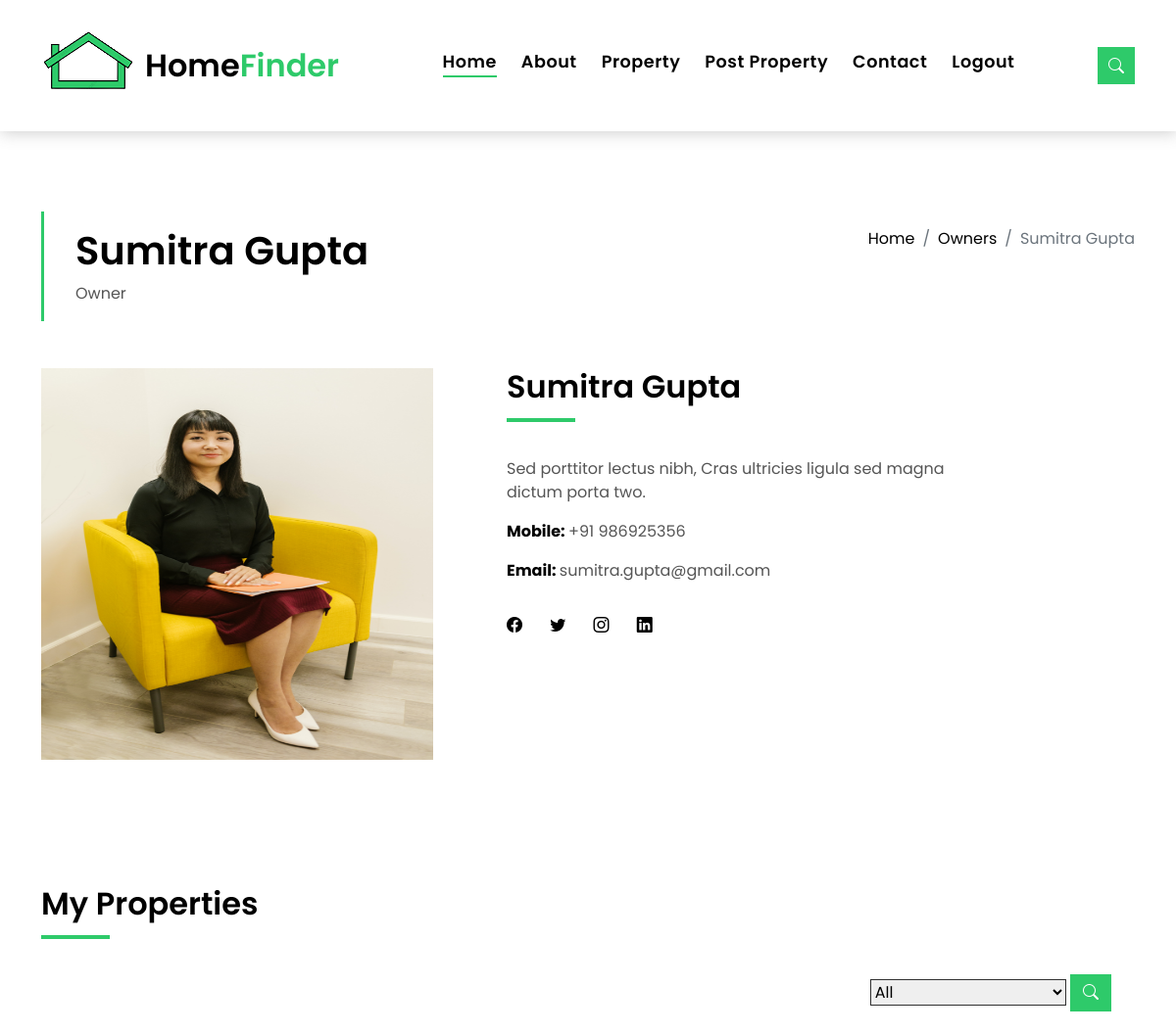
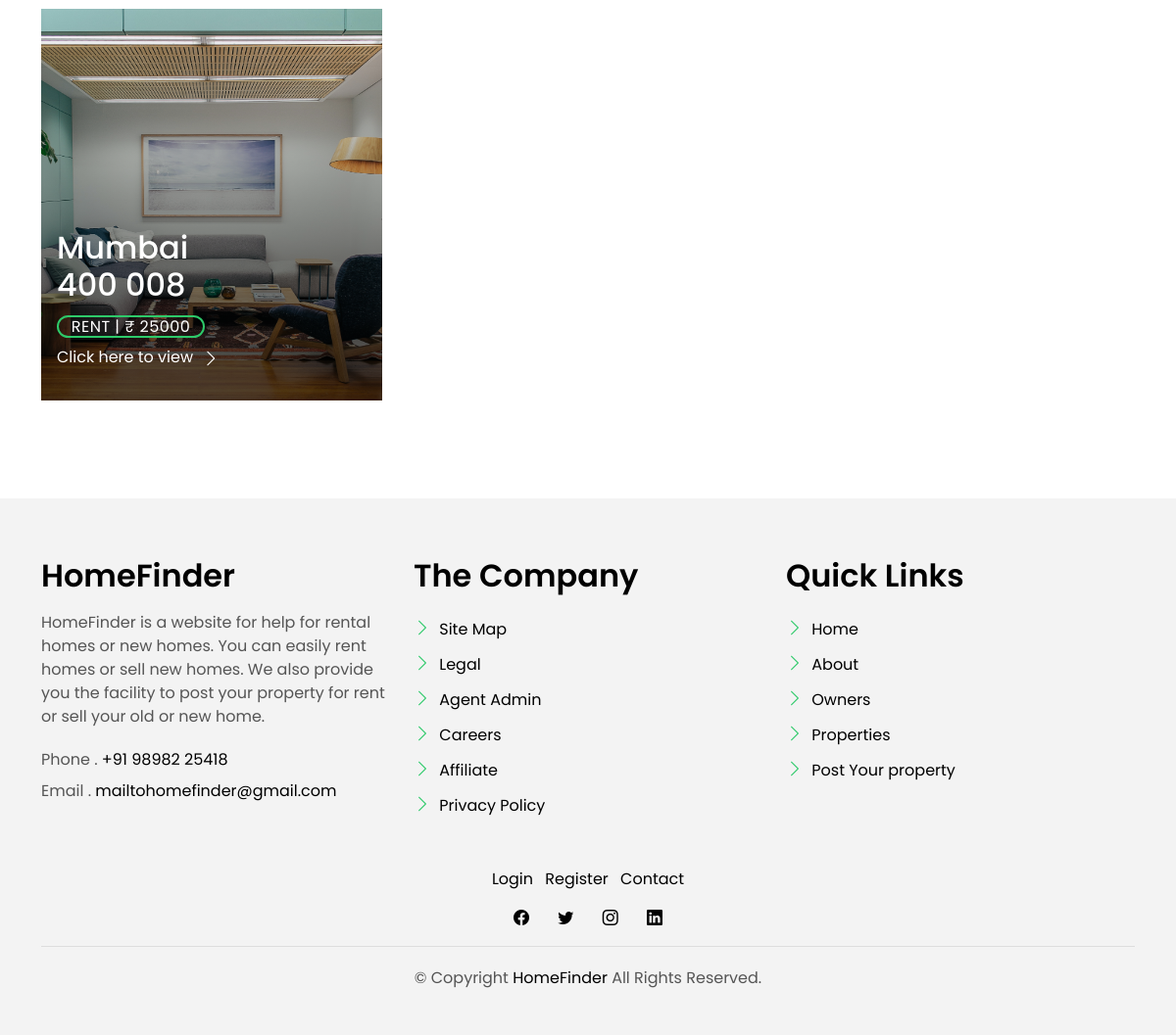
/agent_single/24/ (signed in), run on the app's committed database (2 pictures, top to bottom).
### HomeFinderApp/models.py (models this page shows)
class Post(models.Model):
    user = models.ForeignKey(User, on_delete=models.CASCADE, null=True, blank=True)
    property_id = models.CharField(max_length=15, null=True)
    location = models.CharField(max_length=100, null=True)
    add1 = models.CharField(max_length=100, null=True)
    pincode = models.CharField(max_length=100, null=True)
    property_type = models.CharField(max_length=100, null=True)
    status = models.CharField(max_length=100, null=True)
    area = models.CharField(max_length=100, null=True)
    price = models.CharField(max_length=100, null=True)
    beds = models.CharField(max_length=100, null=True)
    parking = models.CharField(max_length=100, null=True)
    property_des = models.CharField(max_length=255, null=True)
    imagefile = models.FileField(upload_to="Images", null=True, blank=True)
    videofile = models.FileField(upload_to="Videos", null=True, blank=True)
    name = models.CharField(max_length=100, null=True)
    mobile_no = models.CharField(max_length=10, null=True)
    email = models.EmailField(max_length=100, null=True)
    owner_des = models.CharField(max_length=255, null=True)
    owner_imagefile = models.FileField(upload_to="ProfileImages", null=True, blank=True)
    balcony = models.CharField(max_length=5, null=True, blank=True)
    security = models.CharField(max_length=5, null=True, blank=True)
    tv = models.CharField(max_length=5, null=True, blank=True)
    refrigerator = models.CharField(max_length=5, null=True, blank=True)
    modular_kitchen = models.CharField(max_length=5, null=True, blank=True)
    parking_area = models.CharField(max_length=5, null=True, blank=True)
    power_backup = models.CharField(max_length=5, null=True, blank=True)
    ac = models.CharField(max_length=5, null=True, blank=True)
    fit = models.CharField(max_length=5, null=True, blank=True)
    kids_area = models.CharField(max_length=5, null=True, blank=True)
    water = models.CharField(max_length=5, null=True, blank=True)
    bike = models.CharField(max_length=5, null=True, blank=True)
    class Meta:
        db_table = "Post"

### HomeFinderApp/views.py (the view, shortened to what this page needs)
# urls.py: path('agent_single/<int:pk>/', views.agent_single, name='agent_single'),
def agent_single(request, pk):
    if request.user.is_authenticated:
        if request.method == 'GET':
            form = SearchForm()
        post = Post.objects.get(id=pk)
        user = post.user_id
        property = Post.objects.get(user_id=user)
        context = {'post': post, 'property': property}
        return render(request, 'agent_single.html', context)
    else:
        messages.info(request, 'Login to view more Details....')
        return render(request, 'signin.html')

### HomeFinderApp/templates/agent_single.html (shortened to what this page needs)
{% extends 'base.html' %}
{% block content %}
{% load static %}
<main id="main">
    <form action="{% url 'agent_single' post.id%} " method="POST">
        <section class="intro-single">
            <div class="container">
                <div class="row">
                    <div class="col-md-12 col-lg-8">
                        <div class="title-single-box">
                            <h1 class="title-single">{{post.name}}</h1>
                            <span class="color-text-a">Owner</span>
                        </div>
                    </div>
                    <div class="col-md-12 col-lg-4">
                        <nav aria-label="breadcrumb" class="breadcrumb-box d-flex justify-content-lg-end">
                            <ol class="breadcrumb">
                                <li class="breadcrumb-item">
                                    <a href="{% url 'home' %}">Home</a>
                                </li>
                                <li class="breadcrumb-item">
                                    <a href="{% url 'agents_grid' %}">Owners</a>
                                </li>
                                <li aria-current="page" class="breadcrumb-item active">{{post.name}}</li>
                            </ol>
                        </nav>
                    </div>
                </div>
            </div>
        </section>
        <section class="agent-single">
            <div class="container">
                <div class="row">
                    <div class="col-sm-12">
                        <div class="row">
                            <div class="col-md-5">
                                <div class="agent-avatar-box">
                                    <img alt="" class="agent-avatar img-fluid" style="height: 400px; width:400px " src="{{post.owner_imagefile.url}}">
                                </div>
                            </div>
                            <div class="col-md-5 section-md-t3">
                                <div class="agent-info-box">
                                    <div class="agent-title">
                                        <div class="title-box-d">
                                            <h3 class="title-d">{{post.name}}</h3>
                                        </div>
                                    </div>
                                    <div class="agent-content mb-3">
                                        <p class="content-d color-text-a">{{post.owner_des}}</p>
                                        <div class="info-agents color-a">
                                            <p>
                                                <strong>Mobile: </strong>
                                                <span class="color-text-a">+91 {{post.mobile_no}}</span>
                                            </p>
                                            <p>
                                                <strong>Email: </strong>
                                                <span class="color-text-a">{{post.email}}</span>
                                            </p>
                                        </div>
                                    </div>
                                    <div class="socials-footer">
                                        <ul class="list-inline">
                                            <li class="list-inline-item">
                                                <a class="link-one" href="">
                                                    <i aria-hidden="true" class="bi bi-facebook"></i>
                                                </a>
                                            </li>
                                            <li class="list-inline-item">
                                                <a class="link-one" href="">
                                                    <i aria-hidden="true" class="bi bi-twitter"></i>
                                                </a>
                                            </li>
                                            <li class="list-inline-item">
                                                <a class="link-one" href="">
                                                    <i aria-hidden="true" class="bi bi-instagram"></i>
                                                </a>
                                            </li>
                                            <li class="list-inline-item">
                                                <a class="link-one" href="">
                                                    <i aria-hidden="true" class="bi bi-linkedin"></i>
                                                </a>
                                            </li>
                                        </ul>
                                    </div>
                                </div>
                            </div>
                        </div>
                    </div>
                    <div class="col-md-12 section-t8">
                        <div class="title-box-d">
                            <h3 class="title-d">My Properties</h3>
                        </div>
                    </div>
                    <div class="row property-grid grid">
                        <div class="col-sm-12">
                            <div class="grid-option">
                                <select class="custom-select" id="filter_status_by" name="filter_status_by">
                                    <option selected>All</option>
                                </select>
                                <button class="btn btn-b-n " type="submit"><i class="bi bi-search"></i></button>
                            </div>
                        </div>
                        <div class="col-md-4">
                            <div class="card-box-a card-shadow">
                                <div class="img-box-a">
                                    <img alt="" class="img-a img-fluid" style="height: 400px; width:400px " src="{{property.imagefile.url}}">
                                </div>
                                <div class="card-overlay">
                                    <div class="card-overlay-a-content">
                                        <div class="card-header-a">
                                            <h2 class="card-title-a">
                                                <a>{{property.location}}
                                                    <br/>{{post.pincode}}</a>
                                            </h2>
                                        </div>
                                        <div class="card-body-a">
                                            <div class="price-box d-flex">
                                                <span class="price-a">{{post.status}} | ₹ {{post.price}}</span>
                                            </div>
                                            <a class="link-a" href="{% url 'property_single' property.id%}">Click here
                                                to view
                                                <span class="bi bi-chevron-right"></span>
                                            </a>
                                        </div>
                                    </div>
                                </div>
                            </div>
                        </div>
                    </div>
                </div>
            </div>
        </section>
    </form>
</main>
{% endblock %}

### static/css/style.css (style rules this page uses)
body { font-family: "Poppins", sans-serif; color: #555555; }
h1, h2, h3, h4, h5, h6 { color: #000000; }
a { color: #000000; text-decoration: none; transition: all 0.5s ease; }
.link-one { color: #000000; transition: all 0.5s ease; }
.link-a { text-decoration: none; color: #ffffff; text-decoration: none; }
@media (min-width: 768px) { .link-a { font-size: 0.9rem; } }
@media (min-width: 992px) { .link-a { font-size: 1rem; } }
.link-a span { font-size: 18px; vertical-align: middle; margin-left: 5px; }
@media (min-width: 768px) { .link-a span { font-size: 1.5rem; } }
@media (min-width: 992px) { .link-a span { font-size: 18px; } }
.color-a { text-decoration: none; color: #000000; }
.color-text-a { text-decoration: none; color: #555555; }
.section-t8 { padding-top: 8rem; }
.title-box-d { padding-bottom: 1.8rem; margin-bottom: 1rem; position: relative; }
.title-box-d .title-d { font-weight: 600; font-size: 2rem; }
.title-box-d .title-d:after { content: ""; position: absolute; width: 70px; height: 4px; background-color: #2eca6a; bottom: 20px; left: 0; }
.btn { transition: 0.5s ease; }
.btn.btn-b-n { background-color: #2eca6a; color: #ffffff; border-radius: 0; }
.intro-single { padding: 12rem 0 3rem; }
.intro-single .title-single-box { padding: 1rem 0 1rem 2rem; }
.intro-single .title-single-box { border-left: 3px solid #2eca6a; }
.intro-single .title-single-box .title-single { font-weight: 600; font-size: 2.2rem; }
@media (min-width: 768px) { .intro-single .title-single-box .title-single { font-size: 2.1rem; } }
@media (min-width: 992px) { .intro-single .title-single-box .title-single { font-size: 2.5rem; } }
.intro-single .breadcrumb-box { padding: 1rem 0 0 0.5rem; }
.intro-single .breadcrumb { background-color: transparent; padding-right: 0; padding-left: 0; }
.card-box-a span, .card-box-b span, .card-box-c span, .card-box-d span { line-height: 0; }
@media (min-width: 768px) { .grid .card-box-a, .grid .card-box-b, .grid .card-box-c, .grid .card-box-d { margin-bottom: 2.5rem; } }
.card-box-a, .card-box-b, .card-box-d { position: relative; overflow: hidden; -webkit-backface-visibility: hidden; backface-visibility: hidden; }
.card-box-a .img-a, .card-box-a .img-b, .card-box-b .img-a, .card-box-b .img-b { transition: 0.8s all ease-in-out; }
@media (min-width: 768px) { .card-box-a .price-a, .card-box-b .price-a { font-size: 0.9rem; } }
@media (min-width: 992px) { .card-box-a .price-a, .card-box-b .price-a { font-size: 1rem; } }
.card-overlay { position: absolute; width: 100%; height: 100%; top: 0; left: 0; }
.card-shadow { -webkit-backface-visibility: hidden; backface-visibility: hidden; }
.card-shadow:before { content: " "; position: absolute; top: 0; left: 0; width: 100%; height: 100%; z-index: 1; background: linear-gradient(to bottom, rgba(0, 0, 0, 0) 0%, rgba(0, 0, 0, 0.2) 27%, rgba(0, 0, 0, 0.65) 90%); }
.card-overlay-a-content { transition: all 0.5s ease-in; position: absolute; width: 100%; bottom: 0px; z-index: 2; }
@media (min-width: 768px) { .card-overlay-a-content { bottom: -20px; } }
@media (min-width: 992px) { .card-overlay-a-content { bottom: 0px; } }
.card-header-a { padding: 0 1rem; }
.card-header-a .card-title-a { color: #ffffff; margin-bottom: 0; padding-bottom: 0.7rem; }
@media (min-width: 768px) { .card-header-a .card-title-a { font-size: 1.3rem; } }
@media (min-width: 992px) { .card-header-a .card-title-a { font-size: 2rem; } }
.card-header-a .card-title-a a { color: #ffffff; text-decoration: none; }
.card-body-a { z-index: 2; transition: all 0.5s ease-in; padding: 0rem 1rem 2rem 1rem; }
.card-body-a .price-box { padding-bottom: 0.5rem; }
.price-a { color: #ffffff; padding: 0.6rem 0.8rem; border: 2px solid #2eca6a; border-radius: 50px; text-transform: uppercase; letter-spacing: 0.03em; }
.property-grid .grid-option { text-align: right; margin-bottom: 2rem; }
.property-grid .grid-option .custom-select { border-radius: 0; width: 200px; border-color: #313131; }
.property-grid .grid-option .custom-select option { border-color: #313131; }
.agent-info-box .socials-footer { margin-top: 2rem; }
.agent-info-box .socials-footer li { margin-right: 1.5rem; }

### data on the page
Post: name "Sumitra Gupta", owner_imagefile (picture), owner_des "Sed porttitor lectus nibh, Cras ultricies ligula sed magna dictum porta two.", mobile_no "986925356", email "sumitra.gupta@gmail.com", imagefile (picture), location "Mumbai", pincode "400 008", status "RENT", price "25000"
